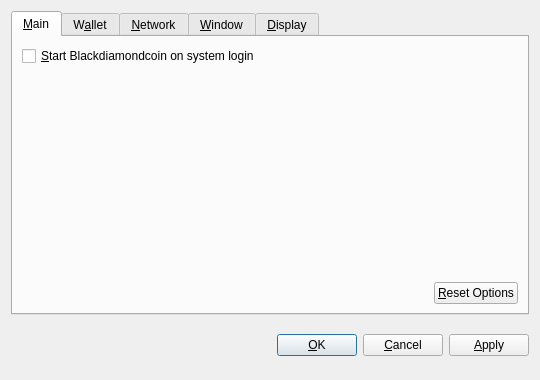
<?xml version="1.0" encoding="UTF-8"?>
<ui version="4.0">
 <class>OptionsDialog</class>
 <widget class="QDialog" name="OptionsDialog">
  <property name="geometry">
   <rect>
    <x>0</x>
    <y>0</y>
    <width>540</width>
    <height>380</height>
   </rect>
  </property>
  <property name="windowTitle">
   <string>Options</string>
  </property>
  <property name="modal">
   <bool>true</bool>
  </property>
  <layout class="QVBoxLayout" name="verticalLayout">
   <item>
    <widget class="QTabWidget" name="tabWidget">
     <property name="tabPosition">
      <enum>QTabWidget::North</enum>
     </property>
     <property name="currentIndex">
      <number>0</number>
     </property>
     <widget class="QWidget" name="tabMain">
      <attribute name="title">
       <string>&amp;Main</string>
      </attribute>
      <layout class="QVBoxLayout" name="verticalLayout_Main">
       <item>
        <widget class="QCheckBox" name="bitcoinAtStartup">
         <property name="toolTip">
          <string>Automatically start Blackdiamondcoin after logging in to the system.</string>
         </property>
         <property name="text">
          <string>&amp;Start Blackdiamondcoin on system login</string>
         </property>
        </widget>
       </item>
       <item>
        <spacer name="verticalSpacer_Main">
         <property name="orientation">
          <enum>Qt::Vertical</enum>
         </property>
         <property name="sizeHint" stdset="0">
          <size>
           <width>20</width>
           <height>40</height>
          </size>
         </property>
        </spacer>
       </item>
       <item>
        <layout class="QHBoxLayout" name="horizontalLayout_2_Main">
         <item>
          <spacer name="horizontalSpacer_2_Main">
           <property name="orientation">
            <enum>Qt::Horizontal</enum>
           </property>
           <property name="sizeHint" stdset="0">
            <size>
             <width>40</width>
             <height>20</height>
            </size>
           </property>
          </spacer>
         </item>
         <item>
          <widget class="QPushButton" name="resetButton">
           <property name="toolTip">
            <string>Reset all client options to default.</string>
           </property>
           <property name="text">
            <string>&amp;Reset Options</string>
           </property>
           <property name="autoDefault">
            <bool>false</bool>
           </property>
          </widget>
         </item>
        </layout>
       </item>
      </layout>
     </widget>
     <widget class="QWidget" name="tabWallet">
      <attribute name="title">
       <string>W&amp;allet</string>
      </attribute>
      <layout class="QVBoxLayout" name="verticalLayout_Network">
       <item>
        <widget class="QLabel" name="transactionFeeInfoLabel">
         <property name="text">
          <string>Optional transaction fee per kB that helps make sure your transactions are processed quickly. Most transactions are 1 kB.</string>
         </property>
         <property name="textFormat">
          <enum>Qt::PlainText</enum>
         </property>
         <property name="wordWrap">
          <bool>true</bool>
         </property>
        </widget>
       </item>
       <item>
        <layout class="QHBoxLayout" name="horizontalLayout_1_Main">
         <item>
          <widget class="QLabel" name="transactionFeeLabel">
           <property name="text">
            <string>Pay transaction &amp;fee</string>
           </property>
           <property name="textFormat">
            <enum>Qt::PlainText</enum>
           </property>
           <property name="buddy">
            <cstring>transactionFee</cstring>
           </property>
          </widget>
         </item>
         <item>
          <widget class="BitcoinAmountField" name="transactionFee"/>
         </item>
         <item>
          <spacer name="horizontalSpacer_1_Main">
           <property name="orientation">
            <enum>Qt::Horizontal</enum>
           </property>
           <property name="sizeHint" stdset="0">
            <size>
             <width>40</width>
             <height>20</height>
            </size>
           </property>
          </spacer>
         </item>
        </layout>
       </item>
       <item>
        <widget class="QLabel" name="label">
         <property name="text">
          <string>If you disable the spending of unconfirmed change, the change from a transaction cannot be used until that transaction has at least one confirmation. This also affects how your balance is computed.</string>
         </property>
         <property name="wordWrap">
          <bool>true</bool>
         </property>
        </widget>
       </item>
       <item>
        <widget class="QCheckBox" name="spendZeroConfChange">
         <property name="text">
          <string>Spend unconfirmed change  (experts only)</string>
         </property>
        </widget>
       </item>
       <item>
        <spacer name="verticalSpacer">
         <property name="orientation">
          <enum>Qt::Vertical</enum>
         </property>
         <property name="sizeHint" stdset="0">
          <size>
           <width>20</width>
           <height>40</height>
          </size>
         </property>
        </spacer>
       </item>
      </layout>
     </widget>
     <widget class="QWidget" name="tabNetwork">
      <attribute name="title">
       <string>&amp;Network</string>
      </attribute>
      <layout class="QVBoxLayout" name="verticalLayout_Network">
       <item>
        <widget class="QCheckBox" name="mapPortUpnp">
         <property name="toolTip">
          <string>Automatically open the Blackdiamondcoin client port on the router. This only works when your router supports UPnP and it is enabled.</string>
         </property>
         <property name="text">
          <string>Map port using &amp;UPnP</string>
         </property>
        </widget>
       </item>
       <item>
        <widget class="QCheckBox" name="connectSocks">
         <property name="toolTip">
          <string>Connect to the Blackdiamondcoin network through a SOCKS proxy (e.g. when connecting through Tor).</string>
         </property>
         <property name="text">
          <string>&amp;Connect through SOCKS proxy:</string>
         </property>
        </widget>
       </item>
       <item>
        <layout class="QHBoxLayout" name="horizontalLayout_Network">
         <item>
          <widget class="QLabel" name="proxyIpLabel">
           <property name="text">
            <string>Proxy &amp;IP:</string>
           </property>
           <property name="textFormat">
            <enum>Qt::PlainText</enum>
           </property>
           <property name="buddy">
            <cstring>proxyIp</cstring>
           </property>
          </widget>
         </item>
         <item>
          <widget class="QValidatedLineEdit" name="proxyIp">
           <property name="maximumSize">
            <size>
             <width>140</width>
             <height>16777215</height>
            </size>
           </property>
           <property name="toolTip">
            <string>IP address of the proxy (e.g. 127.0.0.1)</string>
           </property>
          </widget>
         </item>
         <item>
          <widget class="QLabel" name="proxyPortLabel">
           <property name="text">
            <string>&amp;Port:</string>
           </property>
           <property name="textFormat">
            <enum>Qt::PlainText</enum>
           </property>
           <property name="buddy">
            <cstring>proxyPort</cstring>
           </property>
          </widget>
         </item>
         <item>
          <widget class="QLineEdit" name="proxyPort">
           <property name="maximumSize">
            <size>
             <width>55</width>
             <height>16777215</height>
            </size>
           </property>
           <property name="toolTip">
            <string>Port of the proxy (e.g. 9050)</string>
           </property>
          </widget>
         </item>
         <item>
          <widget class="QLabel" name="socksVersionLabel">
           <property name="text">
            <string>SOCKS &amp;Version:</string>
           </property>
           <property name="textFormat">
            <enum>Qt::PlainText</enum>
           </property>
           <property name="buddy">
            <cstring>socksVersion</cstring>
           </property>
          </widget>
         </item>
         <item>
          <widget class="QValueComboBox" name="socksVersion">
           <property name="toolTip">
            <string>SOCKS version of the proxy (e.g. 5)</string>
           </property>
          </widget>
         </item>
         <item>
          <spacer name="horizontalSpacer_Network">
           <property name="orientation">
            <enum>Qt::Horizontal</enum>
           </property>
           <property name="sizeHint" stdset="0">
            <size>
             <width>40</width>
             <height>20</height>
            </size>
           </property>
          </spacer>
         </item>
        </layout>
       </item>
       <item>
        <spacer name="verticalSpacer_Network">
         <property name="orientation">
          <enum>Qt::Vertical</enum>
         </property>
         <property name="sizeHint" stdset="0">
          <size>
           <width>20</width>
           <height>40</height>
          </size>
         </property>
        </spacer>
       </item>
      </layout>
     </widget>
     <widget class="QWidget" name="tabWindow">
      <attribute name="title">
       <string>&amp;Window</string>
      </attribute>
      <layout class="QVBoxLayout" name="verticalLayout_Window">
       <item>
        <widget class="QCheckBox" name="minimizeToTray">
         <property name="toolTip">
          <string>Show only a tray icon after minimizing the window.</string>
         </property>
         <property name="text">
          <string>&amp;Minimize to the tray instead of the taskbar</string>
         </property>
        </widget>
       </item>
       <item>
        <widget class="QCheckBox" name="minimizeOnClose">
         <property name="toolTip">
          <string>Minimize instead of exit the application when the window is closed. When this option is enabled, the application will be closed only after selecting Quit in the menu.</string>
         </property>
         <property name="text">
          <string>M&amp;inimize on close</string>
         </property>
        </widget>
       </item>
       <item>
        <spacer name="verticalSpacer_Window">
         <property name="orientation">
          <enum>Qt::Vertical</enum>
         </property>
         <property name="sizeHint" stdset="0">
          <size>
           <width>20</width>
           <height>40</height>
          </size>
         </property>
        </spacer>
       </item>
      </layout>
     </widget>
     <widget class="QWidget" name="tabDisplay">
      <attribute name="title">
       <string>&amp;Display</string>
      </attribute>
      <layout class="QVBoxLayout" name="verticalLayout_Display">
       <item>
        <layout class="QHBoxLayout" name="horizontalLayout_1_Display">
         <item>
          <widget class="QLabel" name="langLabel">
           <property name="text">
            <string>User Interface &amp;language:</string>
           </property>
           <property name="textFormat">
            <enum>Qt::PlainText</enum>
           </property>
           <property name="buddy">
            <cstring>lang</cstring>
           </property>
          </widget>
         </item>
         <item>
          <widget class="QValueComboBox" name="lang">
           <property name="toolTip">
            <string>The user interface language can be set here. This setting will take effect after restarting Blackdiamondcoin.</string>
           </property>
          </widget>
         </item>
        </layout>
       </item>
       <item>
        <layout class="QHBoxLayout" name="horizontalLayout_2_Display">
         <item>
          <widget class="QLabel" name="unitLabel">
           <property name="text">
            <string>&amp;Unit to show amounts in:</string>
           </property>
           <property name="textFormat">
            <enum>Qt::PlainText</enum>
           </property>
           <property name="buddy">
            <cstring>unit</cstring>
           </property>
          </widget>
         </item>
         <item>
          <widget class="QValueComboBox" name="unit">
           <property name="toolTip">
            <string>Choose the default subdivision unit to show in the interface and when sending coins.</string>
           </property>
          </widget>
         </item>
        </layout>
       </item>
       <item>
        <widget class="QCheckBox" name="displayAddresses">
         <property name="toolTip">
          <string>Whether to show Blackdiamondcoin addresses in the transaction list or not.</string>
         </property>
         <property name="text">
          <string>&amp;Display addresses in transaction list</string>
         </property>
        </widget>
       </item>
       <item>
        <widget class="QCheckBox" name="coinControlFeatures">
         <property name="toolTip">
          <string>Whether to show coin control features or not.</string>
         </property>
         <property name="text">
          <string>Display coin &amp;control features (experts only!)</string>
         </property>
        </widget>
       </item>
       <item>
        <spacer name="verticalSpacer_Display">
         <property name="orientation">
          <enum>Qt::Vertical</enum>
         </property>
         <property name="sizeHint" stdset="0">
          <size>
           <width>20</width>
           <height>40</height>
          </size>
         </property>
        </spacer>
       </item>
      </layout>
     </widget>
    </widget>
   </item>
   <item>
    <layout class="QHBoxLayout" name="horizontalLayout_Buttons">
     <item>
      <spacer name="horizontalSpacer_1">
       <property name="orientation">
        <enum>Qt::Horizontal</enum>
       </property>
       <property name="sizeHint" stdset="0">
        <size>
         <width>40</width>
         <height>48</height>
        </size>
       </property>
      </spacer>
     </item>
     <item>
      <widget class="QLabel" name="statusLabel">
       <property name="font">
        <font>
         <weight>75</weight>
         <bold>true</bold>
        </font>
       </property>
       <property name="text">
        <string/>
       </property>
       <property name="textFormat">
        <enum>Qt::PlainText</enum>
       </property>
       <property name="wordWrap">
        <bool>true</bool>
       </property>
      </widget>
     </item>
     <item>
      <spacer name="horizontalSpacer_2">
       <property name="orientation">
        <enum>Qt::Horizontal</enum>
       </property>
       <property name="sizeHint" stdset="0">
        <size>
         <width>40</width>
         <height>48</height>
        </size>
       </property>
      </spacer>
     </item>
     <item>
      <widget class="QPushButton" name="okButton">
       <property name="text">
        <string>&amp;OK</string>
       </property>
      </widget>
     </item>
     <item>
      <widget class="QPushButton" name="cancelButton">
       <property name="text">
        <string>&amp;Cancel</string>
       </property>
       <property name="autoDefault">
        <bool>false</bool>
       </property>
      </widget>
     </item>
     <item>
      <widget class="QPushButton" name="applyButton">
       <property name="text">
        <string>&amp;Apply</string>
       </property>
       <property name="autoDefault">
        <bool>false</bool>
       </property>
      </widget>
     </item>
    </layout>
   </item>
  </layout>
 </widget>
 <customwidgets>
  <customwidget>
   <class>BitcoinAmountField</class>
   <extends>QSpinBox</extends>
   <header>bitcoinamountfield.h</header>
  </customwidget>
  <customwidget>
   <class>QValueComboBox</class>
   <extends>QComboBox</extends>
   <header>qvaluecombobox.h</header>
  </customwidget>
  <customwidget>
   <class>QValidatedLineEdit</class>
   <extends>QLineEdit</extends>
   <header>qvalidatedlineedit.h</header>
  </customwidget>
 </customwidgets>
 <resources/>
 <connections/>
</ui>
